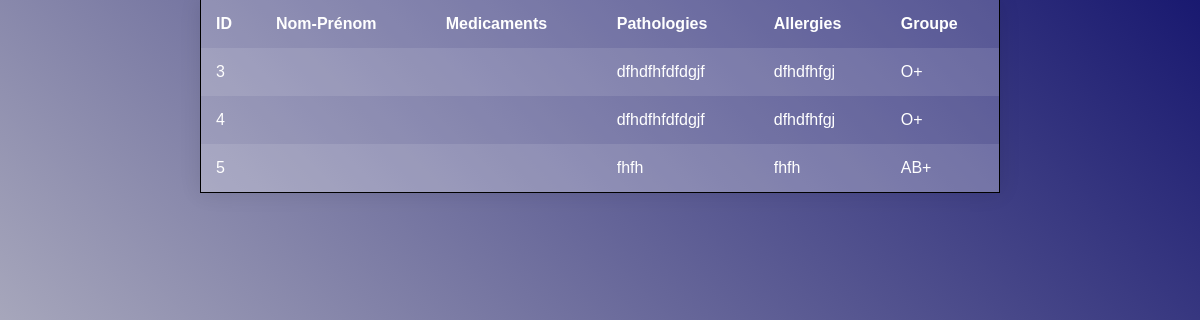
Screenshot of /table1.php with the database file from the repository.
### tables this page shows
CREATE TABLE `fiche` (
  `id` int(11) NOT NULL,
  `nom` varchar(50) NOT NULL,
  `medicaments` varchar(100) NOT NULL,
  `pathologies` varchar(100) NOT NULL,
  `allergies` varchar(100) NOT NULL,
  `groupe` varchar(5) NOT NULL
);

### table1.php (the view, shortened to what this page needs)
<?php
$servername = "localhost";
$username = "root";
$password = "";
$dbname = "dbmem";
$conn = mysqli_connect($servername, $username, $password, $dbname);
$sql = "SELECT * FROM fiche";
$result = mysqli_query($conn, $sql);
if (mysqli_num_rows($result) > 0) {
    echo '<table>';
    echo '<tr><th>ID</th><th>Nom-Prénom</th><th>Medicaments</th><th>Pathologies</th><th>Allergies</th><th>Groupe</th></tr>';
    while($row = mysqli_fetch_assoc($result)) {
        echo '<tr>';
        echo '<td>' . $row["id"] . '</td>';
        echo '<td>' . $row["nom"] . '</td>';
        echo '<td>' . $row["medicaments"] . '</td>';
        echo '<td>' . $row["pathologies"] . '</td>';
        echo '<td>' . $row["allergies"] . '</td>';
        echo '<td>' . $row["groupe"] . '</td>';
        echo '</tr>';
    }
    echo '</table>';
} else {
    echo "0 results";
}
?>

### table1.php (style rules this page uses)
table { width: 800px; margin: auto; border-collapse: collapse; overflow: hidden; box-shadow: 0 0 20px rgba(0,0,0,0.1); border-right: 1px solid black; border-left: 1px solid black; border-bottom: 1px solid black; }
th, td { padding: 15px; background-color: rgba(255,255,255,0.2); color: #fff; }
tr:nth-child(even) { background-color: rgba(255,255,255,0.1); }
th { text-align: left; }

### rows the page displays
fiche: id "3", pathologies "dfhdfhfdfdgjf", allergies "dfhdfhfgj", groupe "O+"
fiche: id "4", pathologies "dfhdfhfdfdgjf", allergies "dfhdfhfgj", groupe "O+"
fiche: id "5", pathologies "fhfh", allergies "fhfh", groupe "AB+"
